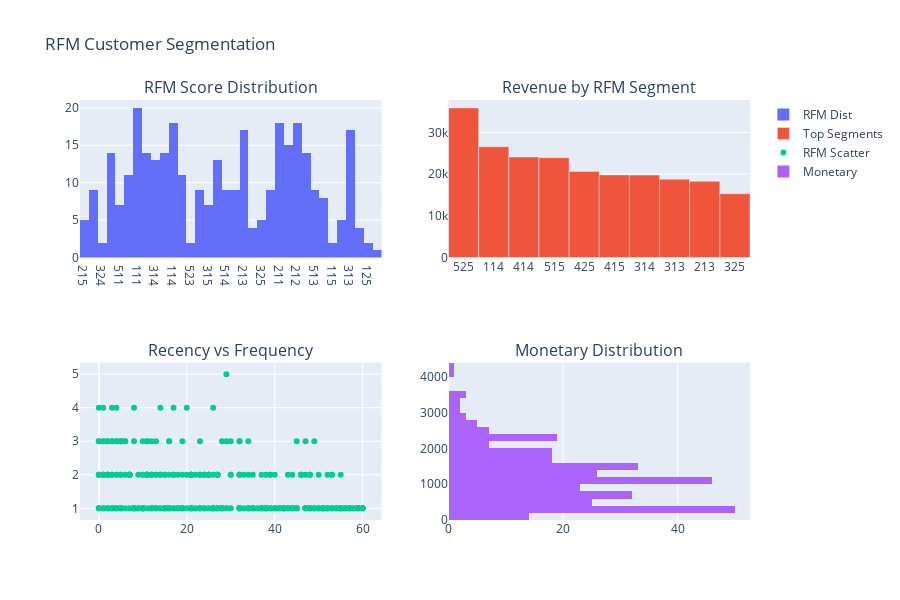

The code cell stored with this chart in its notebook:
### Code cell
fig = make_subplots(rows=2, cols=2, 
                    subplot_titles=('RFM Score Distribution', 'Revenue by RFM Segment', 
                                  'Recency vs Frequency', 'Monetary Distribution'))
fig.add_trace(go.Histogram(x=rfm['RFM_Score'], name='RFM Dist'), row=1, col=1)
fig.add_trace(go.Bar(x=segment_rev.index[:10], y=segment_rev.values[:10], name='Top Segments'), row=1, col=2)
fig.add_trace(go.Scatter(x=rfm['Recency'], y=rfm['Frequency'], mode='markers', name='RFM Scatter'), row=2, col=1)
fig.add_trace(go.Histogram(y=rfm['Monetary'], name='Monetary'), row=2, col=2)
fig.update_layout(height=600, title_text="RFM Customer Segmentation")
fig.write_html('rfm_preview.html')
fig.show()

### Figure 1 — Plotly figure (JSON) as saved in the notebook; plotly's stock layout.template omitted (floating-point values rounded to 4 significant figures; data arrays with more than 128 entries replaced by an {"elided": "..."} marker saying what was removed)
{"data": [{"name": "RFM Dist", "type": "histogram", "x": {"elided": "335 str values"}, "xaxis": "x", "yaxis": "y"}, {"name": "Top Segments", "type": "bar", "x": ["525", "114", "414", "515", "425", "415", "314", "313", "213", "325"], "xaxis": "x2", "y": [35900.0, 26580.0, 24120.0, 23950.0, 20640.0, 19830.0, 19780.0, 18790.0, 18280.0, 15310.0], "yaxis": "y2"}, {"mode": "markers", "name": "RFM Scatter", "type": "scatter", "x": {"elided": "335 int values"}, "xaxis": "x3", "y": {"elided": "335 int values"}, "yaxis": "y3"}, {"name": "Monetary", "type": "histogram", "xaxis": "x4", "y": {"elided": "335 float values"}, "yaxis": "y4"}], "layout": {"annotations": [{"font": {"size": 16}, "showarrow": false, "text": "RFM Score Distribution", "x": 0.225, "xanchor": "center", "xref": "paper", "y": 1, "yanchor": "bottom", "yref": "paper"}, {"font": {"size": 16}, "showarrow": false, "text": "Revenue by RFM Segment", "x": 0.775, "xanchor": "center", "xref": "paper", "y": 1, "yanchor": "bottom", "yref": "paper"}, {"font": {"size": 16}, "showarrow": false, "text": "Recency vs Frequency", "x": 0.225, "xanchor": "center", "xref": "paper", "y": 0.375, "yanchor": "bottom", "yref": "paper"}, {"font": {"size": 16}, "showarrow": false, "text": "Monetary Distribution", "x": 0.775, "xanchor": "center", "xref": "paper", "y": 0.375, "yanchor": "bottom", "yref": "paper"}], "height": 600, "title": {"text": "RFM Customer Segmentation"}, "xaxis": {"anchor": "y", "domain": [0, 0.45]}, "xaxis2": {"anchor": "y2", "domain": [0.55, 1]}, "xaxis3": {"anchor": "y3", "domain": [0, 0.45]}, "xaxis4": {"anchor": "y4", "domain": [0.55, 1]}, "yaxis": {"anchor": "x", "domain": [0.625, 1]}, "yaxis2": {"anchor": "x2", "domain": [0.625, 1]}, "yaxis3": {"anchor": "x3", "domain": [0, 0.375]}, "yaxis4": {"anchor": "x4", "domain": [0, 0.375]}}}
